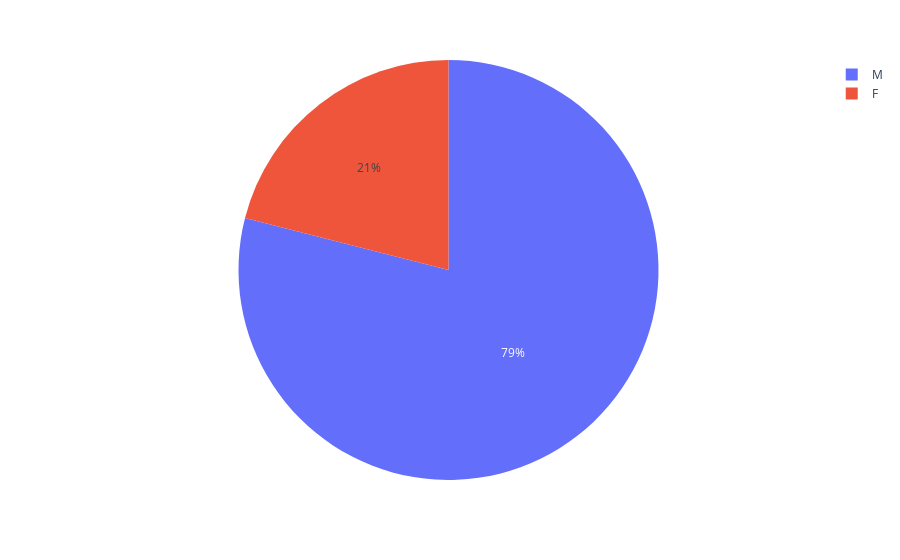

The notebook cell this image was saved under:
### Code cell
fig = px.pie(df, names='Sex')
fig.show()

### Figure 1 — Plotly figure (JSON) as saved in the notebook; plotly's stock layout.template omitted (floating-point values rounded to 4 significant figures; data arrays with more than 128 entries replaced by an {"elided": "..."} marker saying what was removed)
{"data": [{"domain": {"x": [0, 1], "y": [0, 1]}, "hovertemplate": "Sex=%{label}<extra></extra>", "labels": {"elided": "918 str values"}, "legendgroup": "", "name": "", "showlegend": true, "type": "pie"}], "layout": {"legend": {"tracegroupgap": 0}, "margin": {"t": 60}}}
